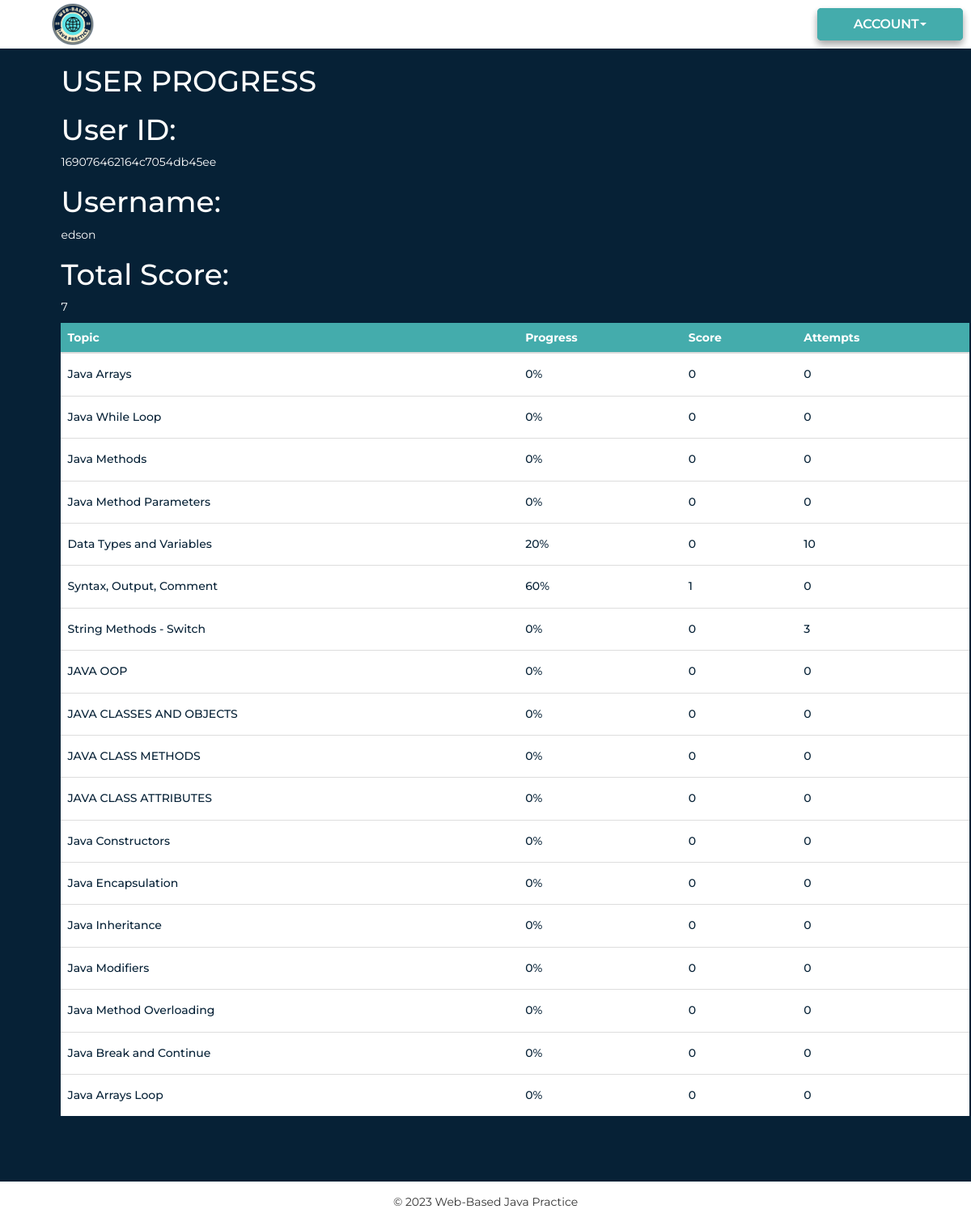
Before: /user-view-progress.php (signed in) with the older database file.
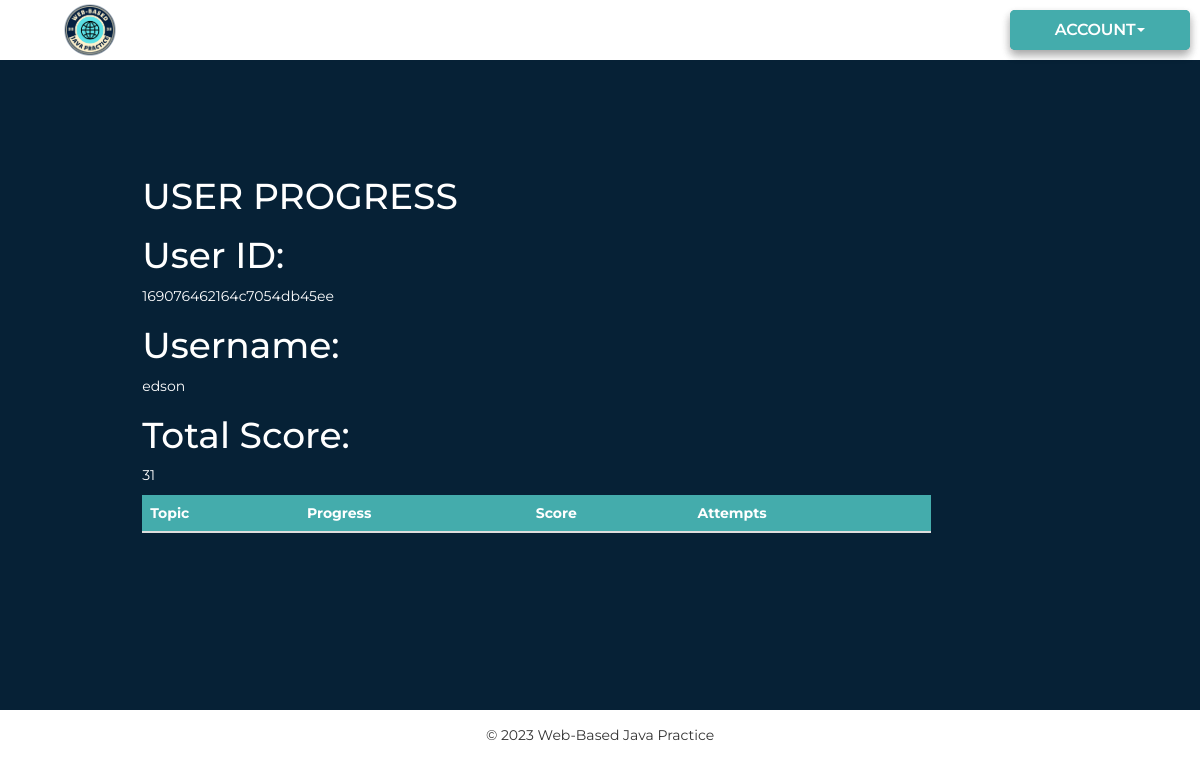
After: the same page with the newer database file.
### tables this page shows
CREATE TABLE `users_db` (
  `id` varchar(50) NOT NULL,
  `username` varchar(100) NOT NULL,
  `email` varchar(100) NOT NULL,
  `password` varchar(100) NOT NULL,
  `score` varchar(100) NOT NULL DEFAULT '0',
  `2ndQtr` varchar(500) NOT NULL DEFAULT 'locked',
  `3rdQtr` varchar(500) NOT NULL DEFAULT 'locked',
  `4thQtr` varchar(500) NOT NULL DEFAULT 'locked',
  `user_type` varchar(50) NOT NULL DEFAULT 'user',
  `isactive` tinyint(1) NOT NULL
);

CREATE TABLE `user_topic_status` (
  `id` int NOT NULL,
  `userID` varchar(50) NOT NULL,
  `topic_name` varchar(50) NOT NULL,
  `progress` varchar(150) NOT NULL DEFAULT '0',
  `score` int NOT NULL DEFAULT '0',
  `Qtr` varchar(5000) NOT NULL,
  `topicStatus` varchar(500) NOT NULL DEFAULT 'false',
  `medium` varchar(50) NOT NULL DEFAULT '0',
  `hard` varchar(50) NOT NULL DEFAULT '0',
  `attempts` int NOT NULL DEFAULT '0'
);

### user-view-progress.php (the view, shortened to what this page needs)
<?php
@include 'config.php';
if (isset($_SESSION['user_id'])) {
    $userid = $_SESSION['user_id'];
}
$get_uname = mysqli_query($conn, "SELECT * FROM users_db WHERE id ='$userid'");
$fetch = mysqli_fetch_array($get_uname);
$id = $fetch['id'];
$username = $fetch['username'];
$score = $fetch['score'];
?>
<!DOCTYPE html>
<html lang="en">
<head>
    <link rel="stylesheet" href="./assets/css/index.css">
    <link rel="stylesheet" href="./assets/css/users.css">
    <link rel="stylesheet" href="https://maxcdn.bootstrapcdn.com/bootstrap/3.4.1/css/bootstrap.min.css">
</head>
<body>
    <header class="header">
        <a href="home.php" class="logo">
            <img src="./images/logo.png" alt="">
        </a>
        <div class="box">
            <div class="dropdown">
                <button class="btn-drop" type="button" data-toggle="dropdown">Account
                    <span class="caret"></span></button>
            </div>
        </div>
    </header>
    <section class="afternav">
        <div class="dashboard">
            <div class="cards">
                <div class="users">
                    <div class="upper">
                        <div class="details">
                            <h1>USER PROGRESS</h1>
                            <div class="deets">
                                <h1>User ID:</h1>
                                <p>
                                    <?php echo $id ?>
                                </p>
                            </div>
                            <div class="deets">
                                <h1>Username:</h1>
                                <p>
                                    <?php echo $username ?>
                                </p>
                            </div>
                            <div class="deets">
                                <h1>Total Score:</h1>
                                <p>
                                    <?php echo $score ?>
                                </p>
                            </div>
                        </div>
                    </div>
                    <table class="table" style=" margin-top:10px">
                        <thead>
                            <tr>
                                <th>Topic</th>
                                <th>Progress</td>
                                <th>Score</td>
                                <th>Attempts</td>
                            </tr>
                        </thead>
                        <tbody>
                            <?php
                            $select = mysqli_query($conn, "SELECT * FROM user_topic_status WHERE userID ='$id'");
                            while ($row = mysqli_fetch_assoc($select)) {
                                ?>
                                <tr>
                                    <td data-label=" TOPIC NAME:">
                                        <h5>
                                            <?php echo $row['topic_name']; ?>
                                        </h5>
                                    </td>
                                    <td data-label="PROGRESS:">
                                        <h5>
                                            <?php echo $row['progress']; ?>%
                                        </h5>
                                    </td>
                                    <td data-label="SCORE:">
                                        <h5>
                                            <?php echo $row['score']; ?>
                                        </h5>
                                    </td>
                                    <td data-label="ATTEMPTS:">
                                        <h5>
                                            <?php echo $row['attempts']; ?>
                                        </h5>
                                    </td>
                                </tr>
                            <?php }
                            ; ?>
                        </tbody>
                    </table>
                </div>
            </div>
    </section>
    <footer class="footer">
        <div class="cmName">
            <p> © 2023 Web-Based Java Practice</p>
        </div>
    </footer>
</body>
</html>

### assets/css/index.css (style rules this page uses)
* { font-family: 'Montserrat', sans-serif; margin:0; padding:0; box-sizing: border-box; outline: none; border:none; text-decoration: none; }
.header { position: absolute; background: #Ffff; height: 60px; justify-content: space-between; padding-left:5%; border-bottom: var(--border); top:0; left: 0; right: 0; z-index: 1000; display: flex; }
.header .logo img { height: 60px; width:60px; margin-bottom: 10px; }
.afternav { min-height: calc(100vh - 60px - 30px); top: 0px; background: #062136; width: 100%; padding:20px 0; background-position: center; color: white; display: flex; }
button:nth-of-type(1) { background:#44acac; color: white; font-family: 'Montserrat', sans-serif; font-size: 16px; line-height: 20px; text-transform: uppercase; font-weight: 600; letter-spacing: -0.015em; }
.footer { text-align: center; height: 30px; }
.footer p { padding: 15px; font-size: 14px; text-align: center; }
.box { position: relative; width: 180px; height: 250px; margin: 10px; border-radius: 5px; }
.dropdown { position: relative; width: 100%; height: 40px; background: #44acac; color: #FFF; font-size: 22px; display: flex; justify-content: center; align-items: center; border-radius: 5px; cursor: pointer; box-shadow: 0 5px 10px rgba(0, 0, 0, 0.2); }

### assets/css/users.css (style rules this page uses)
* { font-family: 'Montserrat', sans-serif; margin:0; padding:0; box-sizing: border-box; outline: none; border:none; text-decoration: none; }
.header { position: fixed; background: #Ffff; height: 60px; justify-content: space-between; padding-left:5%; border-bottom: var(--border); top:0; left: 0; right: 0; z-index: 2; display: flex; }
.header .logo img { height: 60px; width:60px; margin-bottom: 10px; }
.afternav { min-height: calc(100vh - 60px - 30px); top: 0; bottom: 1000px; background: #062136; width: 100%; padding:61px 0; color: white; display: flex; justify-content: center; align-items: center; }
button:nth-of-type(1) { background:#44acac; color: white; font-family: 'Montserrat', sans-serif; font-size: 16px; line-height: 20px; text-transform: uppercase; font-weight: 600; letter-spacing: -0.015em; }
.footer { text-align: center; height: 30px; }
.footer p { padding: 15px; font-size: 14px; text-align: center; }
.box { position: relative; width: 180px; height: 250px; margin: 10px; border-radius: 5px; }
.dropdown { position: relative; width: 100%; height: 40px; background: #44acac; color: #FFF; font-size: 22px; display: flex; justify-content: center; align-items: center; border-radius: 5px; cursor: pointer; box-shadow: 0 5px 10px rgba(0, 0, 0, 0.2); }
.btn-drop { position: relative; width: 100%; height: 40px; background: #44acac; color: #FFF; font-size: 22px; display: flex; justify-content: center; align-items: center; border-radius: 5px; cursor: pointer; box-shadow: 0 5px 10px rgba(0, 0, 0, 0.2); }
table tr th { color: #fff; background:#44acac; }
table tr td { color: #062136; background: #FFF; }

### user-view-progress.php (style rules this page uses)
@media (min-width: 768px) { .dashboard { position: relative; left: -300px; } }
@media (min-width: 768px) { .table { max-width: 250%; width: 250%; } }

Changed rows visible on the page:
removed user_topic_status: topic_name "Java Arrays", progress "0", score "0", attempts "0"
removed user_topic_status: topic_name "Java While Loop", progress "0", score "0", attempts "0"
removed user_topic_status: topic_name "Java Methods", progress "0", score "0", attempts "0"
removed user_topic_status: topic_name "Java Method Parameters", progress "0", score "0", attempts "0"
removed user_topic_status: topic_name "Data Types and Variables", progress "20", score "0", attempts "10"
removed user_topic_status: topic_name "Syntax, Output, Comment", progress "60", score "1", attempts "0"
removed user_topic_status: topic_name "String Methods - Switch", progress "0", score "0", attempts "3"
removed user_topic_status: topic_name "JAVA OOP", progress "0", score "0", attempts "0"
removed user_topic_status: topic_name "JAVA CLASSES AND OBJECTS", progress "0", score "0", attempts "0"
removed user_topic_status: topic_name "JAVA CLASS METHODS", progress "0", score "0", attempts "0"
removed user_topic_status: topic_name "JAVA CLASS ATTRIBUTES", progress "0", score "0", attempts "0"
removed user_topic_status: topic_name "Java Constructors", progress "0", score "0", attempts "0"
removed user_topic_status: topic_name "Java Encapsulation", progress "0", score "0", attempts "0"
removed user_topic_status: topic_name "Java Inheritance", progress "0", score "0", attempts "0"
removed user_topic_status: topic_name "Java Modifiers", progress "0", score "0", attempts "0"
removed user_topic_status: topic_name "Java Method Overloading", progress "0", score "0", attempts "0"
removed user_topic_status: topic_name "Java Break and Continue", progress "0", score "0", attempts "0"
removed user_topic_status: topic_name "Java Arrays Loop", progress "0", score "0", attempts "0"
changed users_db "169076462164c7054db45ee": score "7" → "31"
